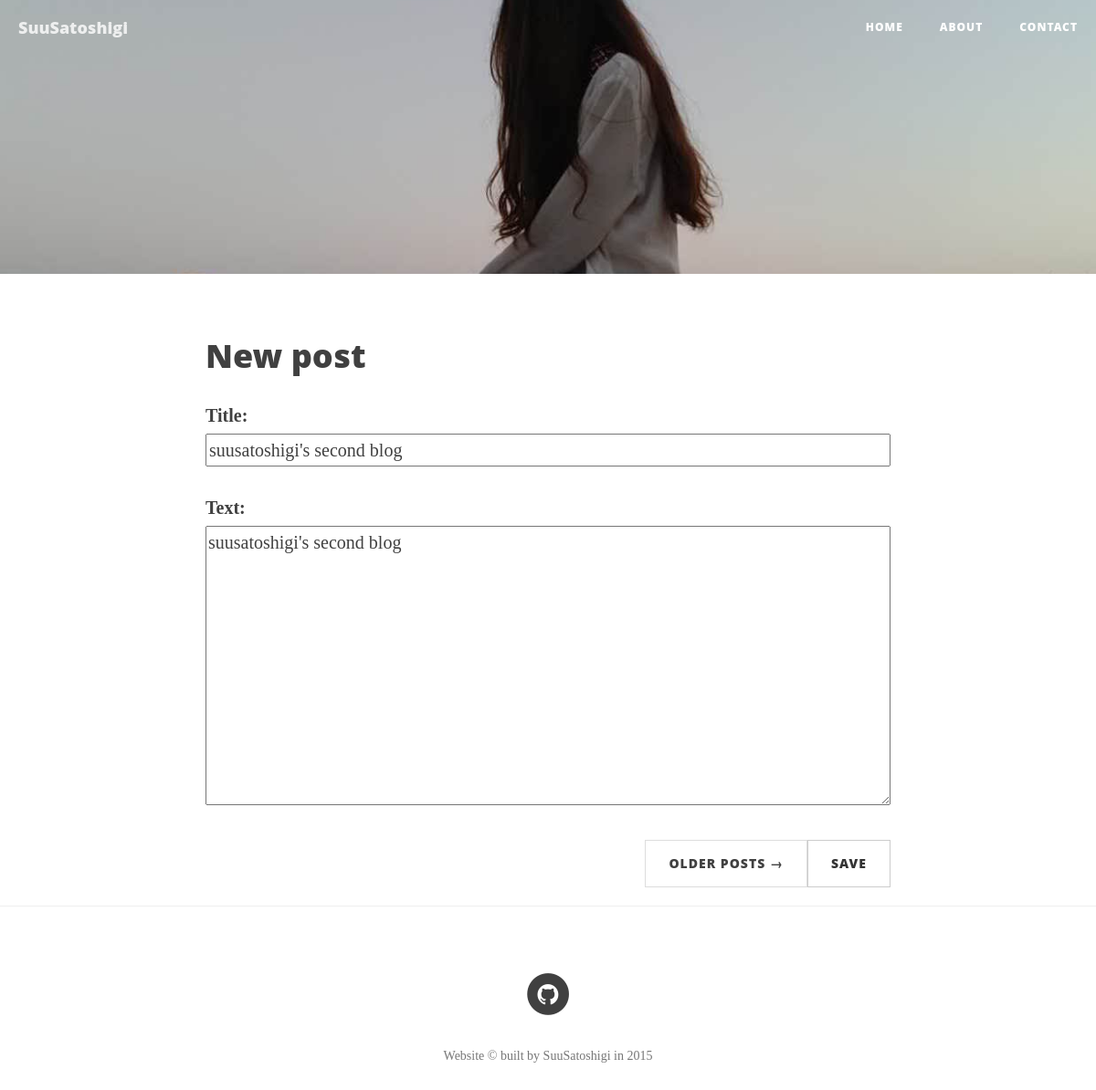
/post/3/edit/, run on an earlier commit of the app's database.
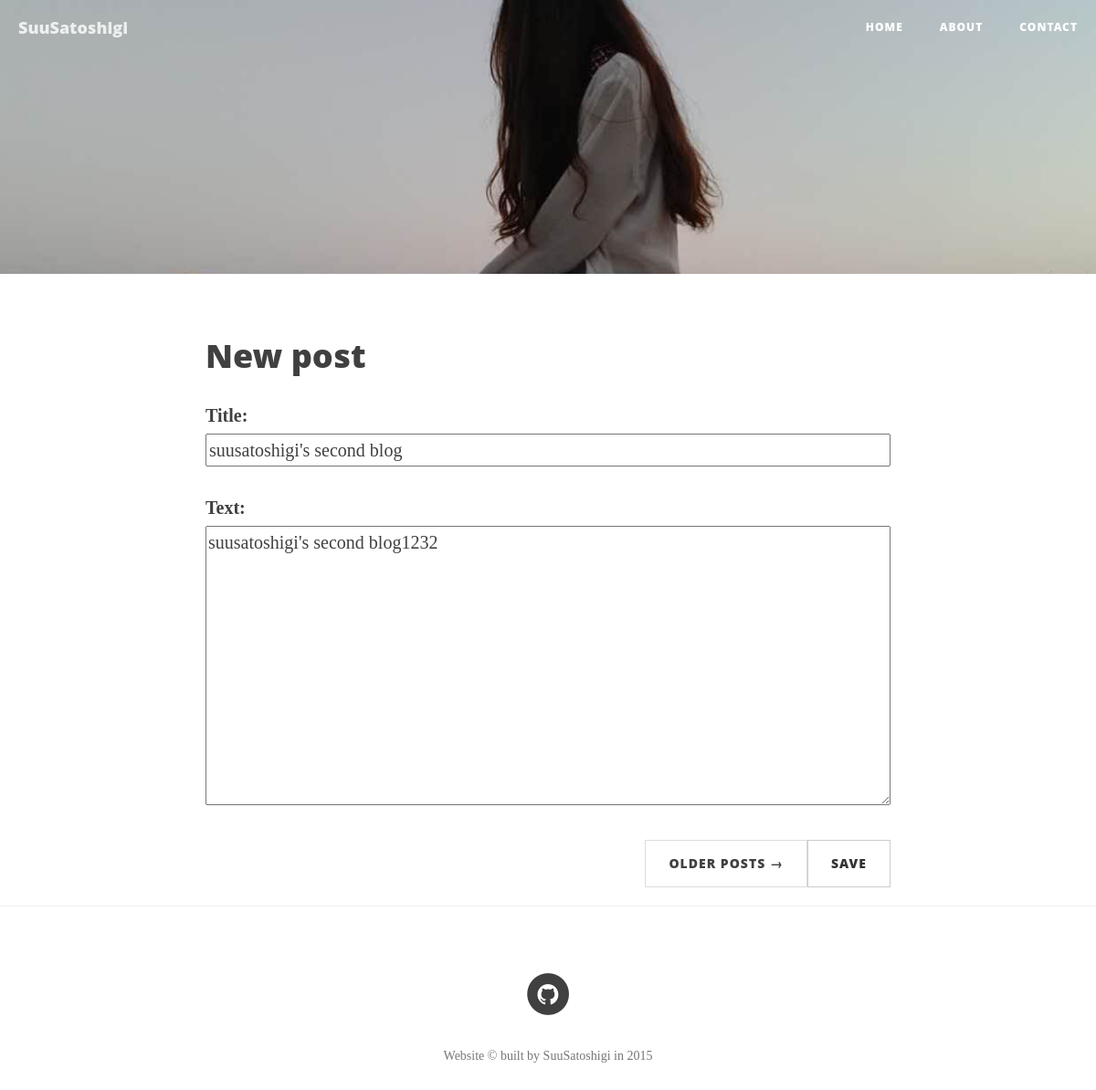
And on a later commit of the database.
### blog/models.py (models this page shows, shortened)
class Post(models.Model):
    author = models.ForeignKey('auth.User')
    title = models.CharField(max_length=200)
    text = models.TextField()
    created_date = models.DateTimeField(
            default=timezone.now)
    published_date = models.DateTimeField(
            blank=True, null=True)

### blog/views.py (the view)
# urls.py: url(r'^post/(?P<pk>[0-9]+)/edit/$', views.post_edit, name='post_edit'),
def post_edit(request, pk):
    post = get_object_or_404(Post, pk=pk)
    if request.method == "POST":
        form = PostForm(request.POST, instance=post)
        if form.is_valid():
            post = form.save(commit=False)
            post.author = request.user
            post.published_date = timezone.now()
            post.save()
            return redirect('blog.views.post_detail', pk=post.pk)
    else:
        form = PostForm(instance=post)
    return render(request, 'blog/post_edit.html', {'form': form})

### blog/forms.py
class PostForm(forms.ModelForm):
    class Meta:
        model = Post
        fields = ('title', 'text',)

### blog/templates/blog/post_edit.html
{% extends 'blog/index.html' %}
{% block content %}
    <h1>New post</h1>
    <form method="POST" class="post-form">{% csrf_token %}
        {{ form.as_p }}
        <button type="submit" class="save btn btn-default">Save</button>
    </form>
{% endblock %}

What changed in the data, as far as the page shows it:
changed Post "suusatoshigi's second blog": text "suusatoshigi's second blog" → "suusatoshigi's second blog1232"
